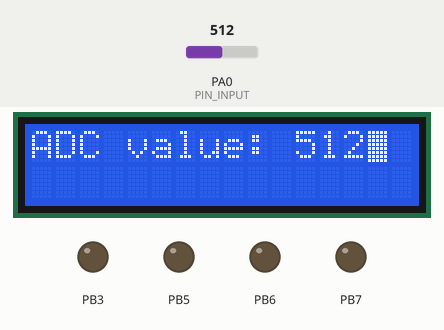
This program was run on a simulated ATmega32, built with avr-gcc and emulated at 16 MHz. On the bench: 16×2 character LCD, output pins drawn as LEDs (lit = HIGH). Wiring (inferred from the names in the program): character LCD (HD44780): RS PA3; E PA2; data PB0, PB1, PB2, PB4. The inputs (shaded band) are chosen by the test bench; at power-on: PA0 (PIN_INPUT) = 512. The character LCD is taken to start in 4-bit mode; pins used as bus, display or sensor lines are not drawn.

Above: at 2.1 s.
2.2 s: PA0 (PIN_INPUT) set to 306
At 3.4 s:
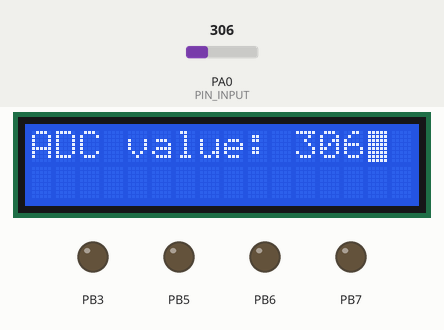
6.6 s: PA0 (PIN_INPUT) set to 511
At 7.9 s:
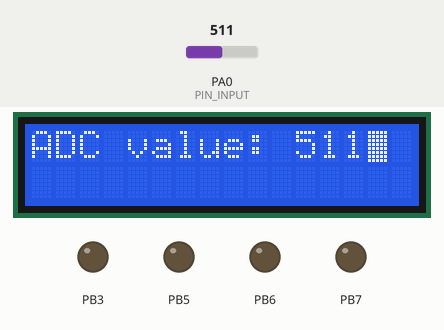
11.0 s: PA0 (PIN_INPUT) set to 0
At 12.5 s:
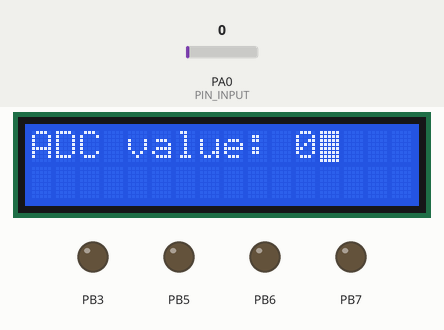
15.4 s: PA0 (PIN_INPUT) set to 16
At 17.4 s:
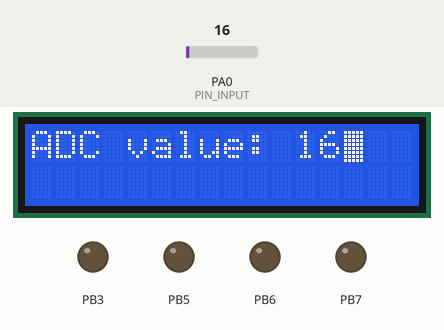
19.8 s: PA0 (PIN_INPUT) set to 1023
At 20.3 s:
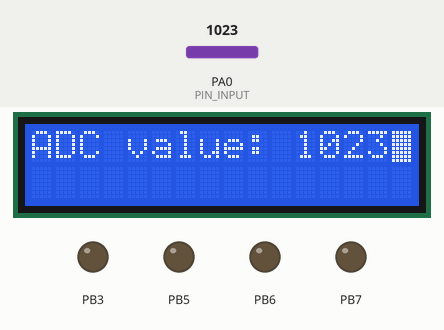
24.2 s: PA0 (PIN_INPUT) set to 900
At 25.5 s:
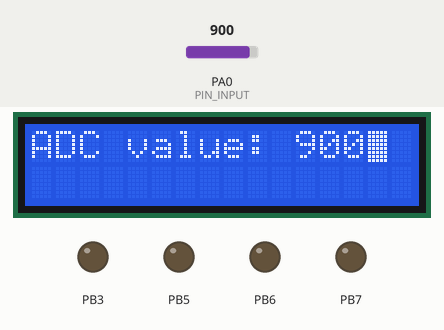
Timing chart, 0 to 27.2 s (numbered marks = the images above; inputs shaded):
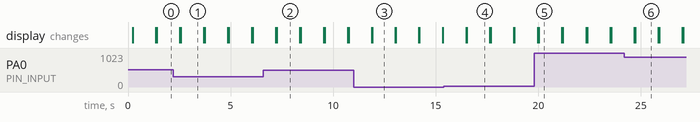

The program:

main.c
```c
/*
 * ADC1.c
 *
 * Created: 8/24/2023 12:45:09 PM
 * Author : Mohamed Abdelsamie
 */

#include "ADC.h"
#include "LCD.h"
#include <util/delay.h>
#include <stdlib.h>
#include <avr/interrupt.h>

uint16_t A_in;
uint8_t g_readFlag;

int main(void)
{
    /* Replace with your application code */

	uint8_t string[5];
	//uint16_t* x;
	DIO_setPinDirection(DIO_PORTA, DIO_PIN0, PIN_INPUT);

	ADC_init();
	LCD_init();
	LCD_Clear();

    while (1)
    {
		LCD_WriteString((uint8_t*)"ADC value: ");
		LCD_moveCursor(0, 11);
		ADC_read(ADC0_CHANNEL, &A_in);
		itoa(A_in, string, 10);
		LCD_WriteString(string);
		_delay_ms(1000);
		LCD_Clear();
    }
	return 0;
}

#if ADC_MODE == INTERRUPT_MODE
/*
 * Interrupt service routine for the ADC interrupt
 *
 */
ISR(ADC_vect)
{
	//g_readFlag = 1;		/*	Set the read flag to indicate that ADC conversion is complete	*/
	A_in = (ADCL_REG | ((ADCH_REG & 0x03) << 8) );	/*	Read lower byte and higher 2 bits then left shift them by 8	*/

	/*	clear ADIF flag	*/
	SetBit(ADC_CTRL_REG, ADC_IF_BIT);
}
#endif
```

ADC_Cfg.h
```c
/*
 * ADC_Cfg.h
 *
 * Created: 8/24/2023 11:12:19 AM
 *  Author: Mohamed Abdelsamie
 */


#ifndef ADC_CFG_H_
#define ADC_CFG_H_

/*******************************************************************************
 *                                Definitions								    *
 *******************************************************************************/
#define POLLING_MODE				0
#define INTERRUPT_MODE				1

#define ADC0_PORT					PORTA
#define ADC0_PORT_ID				DIO_PORTA
#define ADC0_CHANNEL				0
#define ADC_MODE					INTERRUPT_MODE

#define ADC_ENABLE_BIT				7
#define ADC_SC_BIT					6
#define ADC_IF_BIT					4
#define ADC_IE_BIT					3
#define ADC_PS0						0
#define ADC_PS1						1
#define ADC_PS2						2
#define ADC_PRE_FACTOR				pre_128
#define ADC0_REF_VOLTAGE			AVCC

/*******************************************************************************
 *                                Type definitions                              *
 *******************************************************************************/
typedef enum
{
	AREF = 0,	/*	External ADC ref voltage	*/
	AVCC,		/*	ADC 5V pin (Vcc) With capacitor at AREF	*/
	Reserved,	/*	Reserved do not use	*/
	Internal,	/*	Internal ADC ref voltage	*/
}ADC_refSelectionType;		/*	ADC reference voltage selection type	*/

typedef enum
{
	pre_def = 0,	/*	default value is a prescaler of 2	*/
	pre_2,
	pre_4,
	pre_8,
	pre_16,
	pre_32,
	pre_64,
	pre_128,
}ADC_presecalerType;		/*	ADC prescaler division factors (pre_*Factor*)	*/

#endif /* ADC_CFG_H_ */
```

LCD_Cfg.h
```c
/*
 * LCD_Cfg.h
 *
 * Created: 8/18/2023 10:18:19 AM
 *  Author: Mohamed Abdelsamie
 */


#ifndef LCD_CFG_H_
#define LCD_CFG_H_

/*******************************************************************************
 *                                Definitions                                  *
 *******************************************************************************/

/* LCD HW Ports and Pins Ids */
#define LCD_4BIT_CMD_PORT_ID			DIO_PORTA
#define LCD_4BIT_DATA_PORT_ID			DIO_PORTB

#define LCD_8BIT_CMD_PORT_ID			DIO_PORTA
#define LCD_8BIT_DATA_PORT_ID			DIO_PORTB

#define LCD_RS_PIN_ID					DIO_PIN3
#define LCD_E_PIN_ID					DIO_PIN2
#define LCD_RW_PIN_ID					DIO_PIN1

#define LCD_D4							DIO_PIN0
#define LCD_D5							DIO_PIN1
#define LCD_D6							DIO_PIN2
#define LCD_D7							DIO_PIN4

/* LCD Commands */
#define LCD_CLEAR_COMMAND				0x01
#define LCD_GO_TO_HOME					0x02
#define LCD_TWO_LINES_8_BITS_MODE		0x38
#define LCD_TWO_LINES_4_BITS_MODE		0x28
#define LCD_CURSOR_OFF					0x0C
#define LCD_CURSOR_ON					0x0E
#define LCD_CURSOR_ON_BLINK				0x0F
#define LCD_SET_CURSOR_LOCATION			0x80

/*	LCD_MODE	*/
#define LCD_MODE						4


#endif /* LCD_CFG_H_ */
```

ADC.c
```c
/*
 * ADC.c
 *
 * Created: 8/24/2023 10:18:26 AM
 *  Author: Mohamed Abdelsamie
 */

#include "ADC.h"

#ifndef F_CPU
#define F_CPU	16000000UL
#endif

#include <util/delay.h>

/*
 * function name: ADC_init
 *
 * input params: NONE
 * output params: NONE
 */
void ADC_init()
{
	SetBit(ADC_CTRL_REG, ADC_ENABLE_BIT);	/*	ENABLE ADC	*/

	#if ADC_MODE == INTERRUPT_MODE

		SetBit(SREG, 7);			/*	enable global interrupts	*/

		SetBit(ADC_CTRL_REG, ADC_IE_BIT);	/*	enable ADC interrupts	*/

	#endif

	DIO_setPortDirection(ADC0_PORT_ID, PORT_INPUT);	/*	MAKE ADC PORT INPUT	*/

	ADC_MUX_REG |= (1 << 6);	/*	AVcc, right adjust, ADC0	*/

	ADC_CTRL_REG |= ADC_PRE_FACTOR;	/*	prescaler of 128	*/

}

/*
 * function name: ADC_read
 *
 * input params:
 * output params: va; converted analouge value
 */
void ADC_read(uint8_t channel, uint16_t* val)
{
	/*	clear precious channel read	*/
	ADC_MUX_REG &= 0xF0;

	/*	set new +input channel to read	*/
	ADC_MUX_REG |= (channel);

	/*	start conversion	*/
	SetBit(ADC_CTRL_REG, ADC_SC_BIT);

	#if ADC_MODE == POLLING_MODE
		/*	polling on interrupt flag	*/
		while( BIT_IS_CLEAR(ADC_CTRL_REG, ADC_IF_BIT) );
	#endif
	_delay_ms(10);

	*val = (ADCL_REG | ((ADCH_REG & 0x03) << 8) );	/*	Read lower byte and higher 2 bits then left shift them by 8	*/

	/*	clear ADIF flag	*/
	SetBit(ADC_CTRL_REG, ADC_IF_BIT);

	//return A_in;
}
```

ADC.h
```c
/*
 * ADC.h
 *
 * Created: 8/24/2023 10:18:45 AM
 *  Author: Mohamed Abdelsamie
 */


#ifndef ADC_H_
#define ADC_H_

/*******************************************************************************
 *                                FILE INCLUDES								    *
 *******************************************************************************/
#include "DIO.h"
//#include "std_types.h"
#include "ADC_Cfg.h"

/*******************************************************************************
 *                                PROTOTYPES									*
 *******************************************************************************/
/*
 * function name: ADC_init
 *
 * input params: NONE
 * output params: NONE
 */
void ADC_init();

/*
 * function name: ADC_read
 *
 * input params:
 * output params: va; converted analouge value
 */
void ADC_read(uint8_t channel, uint16_t* val);
#endif /* ADC_H_ */
```

LCD.h
```c
/*
 * LCD.h
 *
 * Created: 8/18/2023 10:07:57 AM
 *  Author: Mohamed Abdelsamie
 */


#ifndef LCD_H_
#define LCD_H_

#include "DIO.h"
#include "LCD_Cfg.h"
#include "BitMath.h"

/**********************************************************
			FUNCTION PROTOTYPES
**********************************************************/

void LCD_init(void);

void LCD_WriteCommand(uint8_t cmd);

void LCD_WriteChar(uint8_t chr);

void LCD_WriteString(uint8_t *str);

void LCD_moveCursor(uint8_t row, uint8_t col);

void LCD_Clear(void);

#endif /* LCD_H_ */
```

LCD.c
```c
/*
 * LCD.c
 *
 * Created: 8/18/2023 9:58:00 AM
 *  Author: Mohamed Abdelsamie
 */

#include "LCD.h"
#define F_CPU							16000000UL
#include <util/delay.h>

void LCD_init(void)
{
	#if (LCD_MODE == 4)

	/* Configure the direction for RS and E pins as output pins */
	DIO_setPinDirection(LCD_4BIT_CMD_PORT_ID, LCD_RS_PIN_ID, PIN_OUTPUT);
	DIO_setPinDirection(LCD_4BIT_CMD_PORT_ID, LCD_E_PIN_ID, PIN_OUTPUT);

	/* Configure the data port as output port */
	DIO_setPortDirection(LCD_4BIT_DATA_PORT_ID, PORT_OUTPUT);

	_delay_ms(20);		/* LCD Power ON delay always > 15ms */

	/* use 2-lines LCD + 4-bits Data Mode + 5*7 dot display Mode */
	LCD_WriteCommand(LCD_TWO_LINES_4_BITS_MODE);
	LCD_WriteCommand(LCD_CURSOR_ON_BLINK); /* cursor on and blinking */
	LCD_WriteCommand(LCD_CLEAR_COMMAND); /* clear LCD at the beginning */

	#elif (LCD_MODE == 8)

	/* Configure the direction for RS and E pins as output pins */
	DIO_setPinDirection(LCD_8BIT_CMD_PORT_ID, LCD_RS_PIN_ID, PIN_OUTPUT);
	DIO_setPinDirection(LCD_8BIT_CMD_PORT_ID, LCD_E_PIN_ID, PIN_OUTPUT);

	/* Configure the data port as output port */
	DIO_setPortDirection(LCD_8BIT_DATA_PORT_ID, PORT_OUTPUT);

	_delay_ms(20);		/* LCD Power ON delay always > 15ms */

	/* use 2-lines LCD + 8-bits Data Mode + 5*7 dot display Mode */
	LCD_WriteCommand(LCD_TWO_LINES_8_BITS_MODE);
	LCD_WriteCommand(LCD_CURSOR_ON_BLINK); /* cursor on and blinking */
	LCD_WriteCommand(LCD_CLEAR_COMMAND); /* clear LCD at the beginning */

	#endif
}

void LCD_WriteCommand(uint8_t cmd)
{
	uint8_t BIT4 = 0;
	DIO_WritePin(LCD_4BIT_CMD_PORT_ID, LCD_RS_PIN_ID, PIN_LOW);
	DIO_WritePin(LCD_4BIT_CMD_PORT_ID, LCD_E_PIN_ID, PIN_LOW);
	//DIO_WritePin(LCD_4BIT_DATA_PORT_ID, LCD_RW_PIN_ID, PIN_HIGH);

	/*	Normal implementation	*/
	/*	PORTB = (cmd & 0x0F) | (PORTB & 0xF0);	*/

	/*	HARDWARE RESTRICTIONS	*/
	PORTB = ( (cmd >> 4) & 0x07 ) | ( PORTB & 0xF8 );	/*	0x07 = 0000 0111  ,  0xF8 = 1111 1000	*/

	BIT4 = GetBit(cmd, 7);
	if(BIT4)
	{
		SetBit(PORTB, LCD_D7);
	}else
	{
		ClearBit(PORTB, LCD_D7);
	}

	DIO_WritePin(LCD_4BIT_CMD_PORT_ID, LCD_E_PIN_ID, PIN_HIGH);
	_delay_ms(5);
	DIO_WritePin(LCD_4BIT_CMD_PORT_ID, LCD_E_PIN_ID, PIN_LOW);


	PORTB = ( (cmd) & 0x07 ) | ( PORTB & 0xF8 );	/*	0x07 = 0000 0111  ,  0xF8 = 1111 1000	*/

	BIT4 = GetBit(cmd, 3);
	if(BIT4)
	{
		SetBit(PORTB, LCD_D7);
	}else
	{
		ClearBit(PORTB, LCD_D7);
	}

	DIO_WritePin(LCD_4BIT_CMD_PORT_ID, LCD_E_PIN_ID, PIN_HIGH);
	_delay_ms(5);
	DIO_WritePin(LCD_4BIT_CMD_PORT_ID, LCD_E_PIN_ID, PIN_LOW);
}

void LCD_WriteChar(uint8_t chr)
{
	uint8_t BIT4 = 0;
	DIO_WritePin(LCD_4BIT_CMD_PORT_ID, LCD_RS_PIN_ID, PIN_HIGH);
	DIO_WritePin(LCD_4BIT_CMD_PORT_ID, LCD_E_PIN_ID, PIN_LOW);
	DIO_WritePin(LCD_4BIT_CMD_PORT_ID, LCD_RW_PIN_ID, PIN_LOW);

	/*	Normal implementation	*/
	/*	PORTB = (cmd & 0x0F) | (PORTB & 0xF0);	*/

	/*	HARDWARE RESTRICTIONS	*/
	PORTB = ( (chr >> 4) & 0x07 ) | ( PORTB & 0xF8 );	/*	0x07 = 0000 0111  ,  0xF8 = 1111 1000	*/

	BIT4 = GetBit(chr, 7);
	if(BIT4)
	{
		SetBit(PORTB, LCD_D7);
	}else
	{
		ClearBit(PORTB, LCD_D7);
	}

	DIO_WritePin(LCD_4BIT_CMD_PORT_ID, LCD_E_PIN_ID, PIN_HIGH);
	_delay_ms(5);
	DIO_WritePin(LCD_4BIT_CMD_PORT_ID, LCD_E_PIN_ID, PIN_LOW);

	PORTB = ( (chr) & 0x07 ) | ( PORTB & 0xF8 );	/*	0x07 = 0000 0111  ,  0xF8 = 1111 1000	*/

	BIT4 = GetBit(chr, 3);
	if(BIT4)
	{
		SetBit(PORTB, LCD_D7);
	}else
	{
		ClearBit(PORTB, LCD_D7);
	}

	DIO_WritePin(LCD_4BIT_CMD_PORT_ID, LCD_E_PIN_ID, PIN_HIGH);
	_delay_ms(5);
	DIO_WritePin(LCD_4BIT_CMD_PORT_ID, LCD_E_PIN_ID, PIN_LOW);
}

void LCD_WriteString(uint8_t *str)
{
	while(*str != '\0')
	{
		LCD_WriteChar(*str++);
	}
}

void LCD_moveCursor(uint8_t row,uint8_t col)
{
	uint8_t lcd_memory_address;

	/* Calculate the required address in the LCD DDRAM */
	switch(row)
	{
		case 0:
		lcd_memory_address=col;
		break;
		case 1:
		lcd_memory_address=col+0x40;
		break;
		case 2:
		lcd_memory_address=col+0x40;
		break;
		case 3:
		lcd_memory_address=col+0x40;
		break;
	}
	/* Move the LCD cursor to this specific address */
	LCD_WriteCommand(lcd_memory_address | LCD_SET_CURSOR_LOCATION);
}

void LCD_Clear(void)
{
	LCD_WriteCommand(LCD_CLEAR_COMMAND);
}
```

DIO.c
```c
/*
 * DIO.c
 *
 * Created: 8/17/2023 3:04:58 PM
 *  Author: Mohamed Abdelsamie
 */
#include "DIO.h"

void DIO_ReadPort(uint8_t Port, uint8_t* val)
{
	switch(Port)
	{
		case DIO_PORTA:
		*val = PINA;
		break;

		case DIO_PORTB:
		*val = PINB;
		break;

		case DIO_PORTC:
		*val = PINC;
		break;

		case DIO_PORTD:
		*val = PIND;
		break;

		default:
		/*do nothing*/
		break;
	}
}

void DIO_WritePort(uint8_t Port, uint8_t val)
{
	switch(Port)
	{
		case DIO_PORTA:
		PORTA = val;
		break;

		case DIO_PORTB:
		PORTB = val;
		break;

		case DIO_PORTC:
		PORTC = val;
		break;

		case DIO_PORTD:
		PORTD = val;
		break;

		default:
		/*do nothing*/
		break;
	}
}

void DIO_setPortDirection(uint8_t Port, uint8_t dir)
{
	switch(Port)
	{
		case DIO_PORTA:
		DDRA = dir;
		break;

		case DIO_PORTB:
		DDRB = dir;
		break;

		case DIO_PORTC:
		DDRC = dir;
		break;

		case DIO_PORTD:
		DDRD = dir;
		break;

		default:
		/*do nothing*/
		break;
	}
}

void DIO_setPinDirection(uint8_t Port, uint8_t pin, uint8_t dir)
{
	if( dir == DIO_PIN_OUTPUT)
	{
		switch(Port)
		{
			case DIO_PORTA:
			SetBit(DDRA, pin);
			break;

			case DIO_PORTB:
			SetBit(DDRB, pin);
			break;

			case DIO_PORTC:
			SetBit(DDRC, pin);
			break;

			case DIO_PORTD:
			SetBit(DDRD, pin);
			break;

			default:
			/*do nothing*/
			break;
		}
	}
	else if(dir == DIO_PIN_INPUT)
	{
		switch(Port)
		{
			case DIO_PORTA:
			ClearBit(DDRA, pin);
			break;

			case DIO_PORTB:
			ClearBit(DDRB, pin);
			break;

			case DIO_PORTC:
			ClearBit(DDRC, pin);
			break;

			case DIO_PORTD:
			ClearBit(DDRD, pin);
			break;

			default:
			/*do nothing*/
			break;
		}
	}
	else{
		/*do nothing*/
	}
}

void DIO_WritePin(uint8_t Port, uint8_t pin, uint8_t val)
{
	if(val)
	{
		switch(Port)
		{
			case DIO_PORTA:
			SetBit(PORTA, pin);
			break;

			case DIO_PORTB:
			SetBit(PORTB, pin);
			break;

			case DIO_PORTC:
			SetBit(PORTC, pin);
			break;

			case DIO_PORTD:
			SetBit(PORTD, pin);
			break;

			default:
			/*do nothing*/
			break;
		}
	}
	else
	{
		switch(Port)
		{
			case DIO_PORTA:
			ClearBit(PORTA, pin);
			break;

			case DIO_PORTB:
			ClearBit(PORTB, pin);
			break;

			case DIO_PORTC:
			ClearBit(PORTC, pin);
			break;

			case DIO_PORTD:
			ClearBit(PORTD, pin);
			break;

			default:
			/*do nothing*/
			break;
		}
	}
}

void DIO_ReadPin(uint8_t Port, uint8_t pin, uint8_t* val)
{
	switch(Port)
	{
		case DIO_PORTA:
		*val = GetBit(PORTA, pin);
		break;

		case DIO_PORTB:
		*val = GetBit(PORTB, pin);
		break;

		case DIO_PORTC:
		*val = GetBit(PORTC, pin);
		break;

		case DIO_PORTD:
		*val = GetBit(PORTD, pin);
		break;

		default:
		/*do nothing*/
		break;
	}
}

void DIO_SetPullUp(uint8_t Port ,uint8_t Pin)
{

	switch(Port)
	{
		case DIO_PORTA :
		SetBit(PORTA,Pin);
		break;

		case DIO_PORTB :
		SetBit(PORTB,Pin);
		break;

		case DIO_PORTC :
		SetBit(PORTC,Pin);
		break;

		case DIO_PORTD :
		SetBit(PORTD,Pin);
		break;

		default:
		break;

	}
}
```

DIO.h
```c
/*
 * DIO.h
 *
 * Created: 8/17/2023 3:05:50 PM
 *  Author: Mohamed ABdelsamie
 */


#ifndef DIO_H_
#define DIO_H_

#define F_CPU	16000000UL

#include <stdint.h>
#include "BitMath.h"
//#include <avr/io.h>
#include "Atmega32_Registers.h"

typedef enum
{
	PIN_INPUT,PIN_OUTPUT
}DIO_PinDirectionType;

typedef enum
{
	PORT_INPUT,PORT_OUTPUT=0xFF
}DIO_PortDirectionType;

/*******************************************************************************
 *                                Definitions                                  *
 *******************************************************************************/
#define NUM_OF_PORTS           4
#define NUM_OF_PINS_PER_PORT   8

#define DIO_PORTA	0
#define DIO_PORTB	1
#define DIO_PORTC	2
#define DIO_PORTD	3

#define DIO_PIN0	0
#define DIO_PIN1	1
#define DIO_PIN2	2
#define DIO_PIN3	3
#define DIO_PIN4	4
#define DIO_PIN5	5
#define DIO_PIN6	6
#define DIO_PIN7	7


#define DIO_PIN_OUTPUT	1
#define DIO_PIN_INPUT	0

#define DIO_PORT_OUTPUT	0xFF
#define DIO_PORT_INPUT	0x00

#define PIN_HIGH	1
#define PIN_LOW		0

#define DIO_PORT_HIGH	0xFF
#define DIO_PORT_LOW	0x00

/*******************************************************************************
 *                              Functions Prototypes                           *
 *******************************************************************************/

/*
 * Description :
 * Setup the direction of the required pin input/output.
 * If the input port number or pin number are not correct, The function will not handle the request.
 */
void DIO_setPinDirection(uint8_t Port, uint8_t pin, uint8_t dir);

/*
 * Description :
 * Write the value Logic High or Logic Low on the required pin.
 * If the input port number or pin number are not correct, The function will not handle the request.
 * If the pin is input, this function will enable/disable the internal pull-up resistor.
 */
void DIO_WritePin(uint8_t Port, uint8_t pin, uint8_t val);

/*
 * Description :
 * Read the value for the required pin, it should be Logic High or Logic Low.
 * If the input port number or pin number are not correct, The function will return Logic Low.
 */
void DIO_ReadPin(uint8_t Port, uint8_t pin, uint8_t* val);

/*
 * Description :
 * Setup the direction of the required port all pins input/output.
 * If the direction value is PORT_INPUT all pins in this port should be input pins.
 * If the direction value is PORT_OUTPUT all pins in this port should be output pins.
 * If the input port number is not correct, The function will not handle the request.
 */
void DIO_setPortDirection(uint8_t Port, uint8_t dir);

/*
 * Description :
 * Write the value on the required port.
 * If any pin in the port is output pin the value will be written.
 * If any pin in the port is input pin this will activate/deactivate the internal pull-up resistor.
 * If the input port number is not correct, The function will not handle the request.
 */
void DIO_WritePort(uint8_t Port, uint8_t val);

/*
 * Description :
 * Read and return the value of the required port.
 * If the input port number is not correct, The function will return ZERO value.
 */
void DIO_ReadPort(uint8_t Port, uint8_t* val);

/*
 * Description :
 * Set the required pin to pull up resistor.
 * If the input port number is not correct, The function will return do nothing.
 */
void DIO_SetPullUp(uint8_t Port ,uint8_t Pin);
#endif /* DIO_H_ */
```

BitMath.h
```c
/*
 * BitMath.h
 *
 * Created: 12/17/2022
 * Author: Mohamed Abdelsamie
*/


#ifndef BITMATH_H_
#define BITMATH_H_

#define	SetBit(Reg,BitNo) (Reg |= (1<<BitNo))
#define ClearBit(Reg,BitNo) (Reg &= ~(1<<BitNo))
#define ToggleBit(Reg,BitNo) (Reg ^= (1<<BitNo))
#define GetBit(Reg,BitNo) ((Reg>>BitNo) & 1)

/* Rotate right the register value with specific number of rotates */
#define ROR(REG,num) ( REG= (REG>>num) | (REG<<(8-num)) )

/* Rotate left the register value with specific number of rotates */
#define ROL(REG,num) ( REG= (REG<<num) | (REG>>(8-num)) )

//if bit is set return true
#define BIT_IS_SET(Reg,BitNo) (Reg & (1<<BitNo))
//if bit is clear return true
#define BIT_IS_CLEAR(Reg, BitNo) ( !(Reg & (1<<BitNo)) )

#endif /* BITMATH_H_ */
```

Source omitted: Atmega32_Registers.h (1847 bytes)

Measured:
- after the input at 2.2 s, the display: first differs from a run without the input after 0.36 s (image 1)
- after the input at 6.6 s, the display: first differs from a run without the input after 0.64 s (image 2)
- after the input at 11.0 s, the display: first differs from a run without the input after 0.90 s (image 3)
- after the input at 15.4 s, the display: first differs from a run without the input after 1.1 s (image 4)
- after the input at 19.8 s, the display: first differs from a run without the input after 0.22 s (image 5)
- after the input at 24.2 s, the display: first differs from a run without the input after 0.53 s (image 6)
- what the display in image 1 shows lasts 1.1 s, from 2.6 s to 3.7 s
